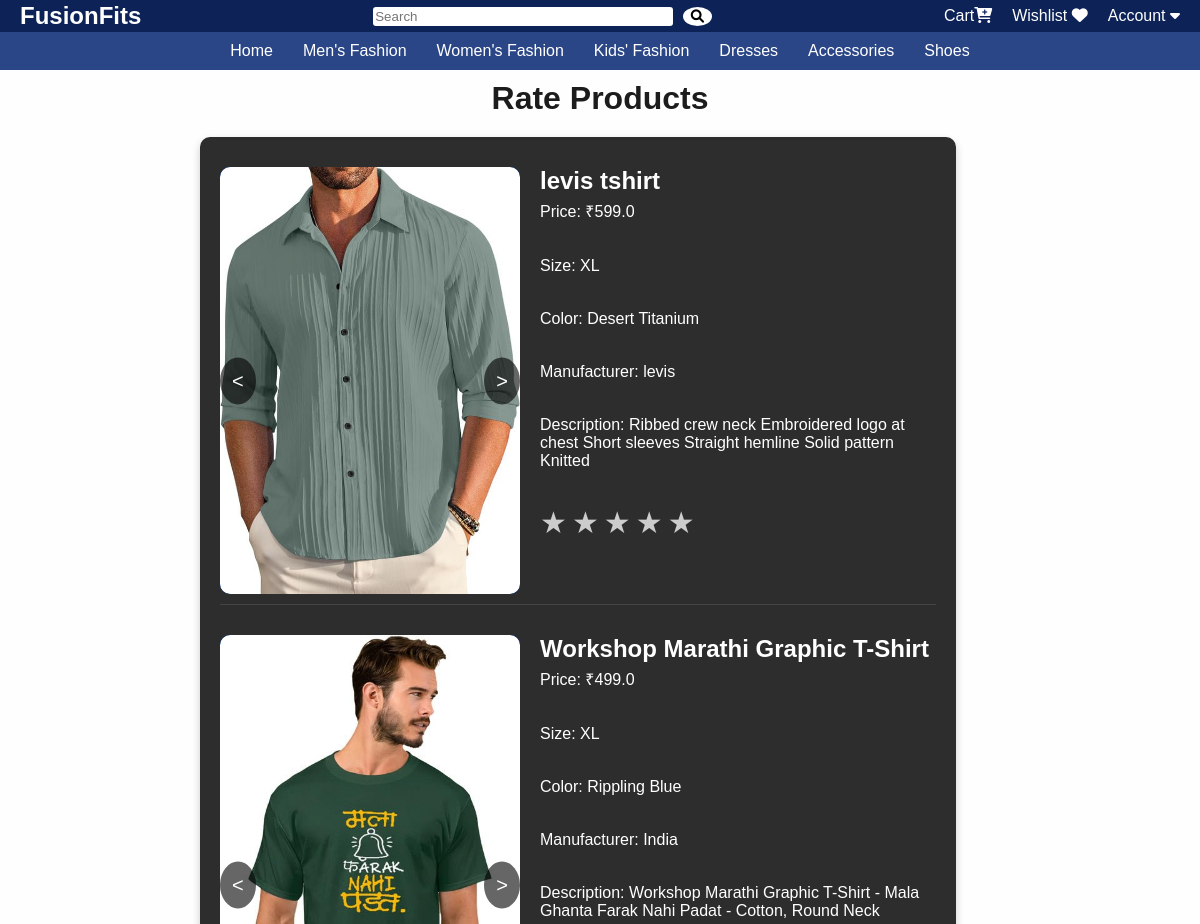
Before: /rate/1 (signed in, upper part) with the older database file.
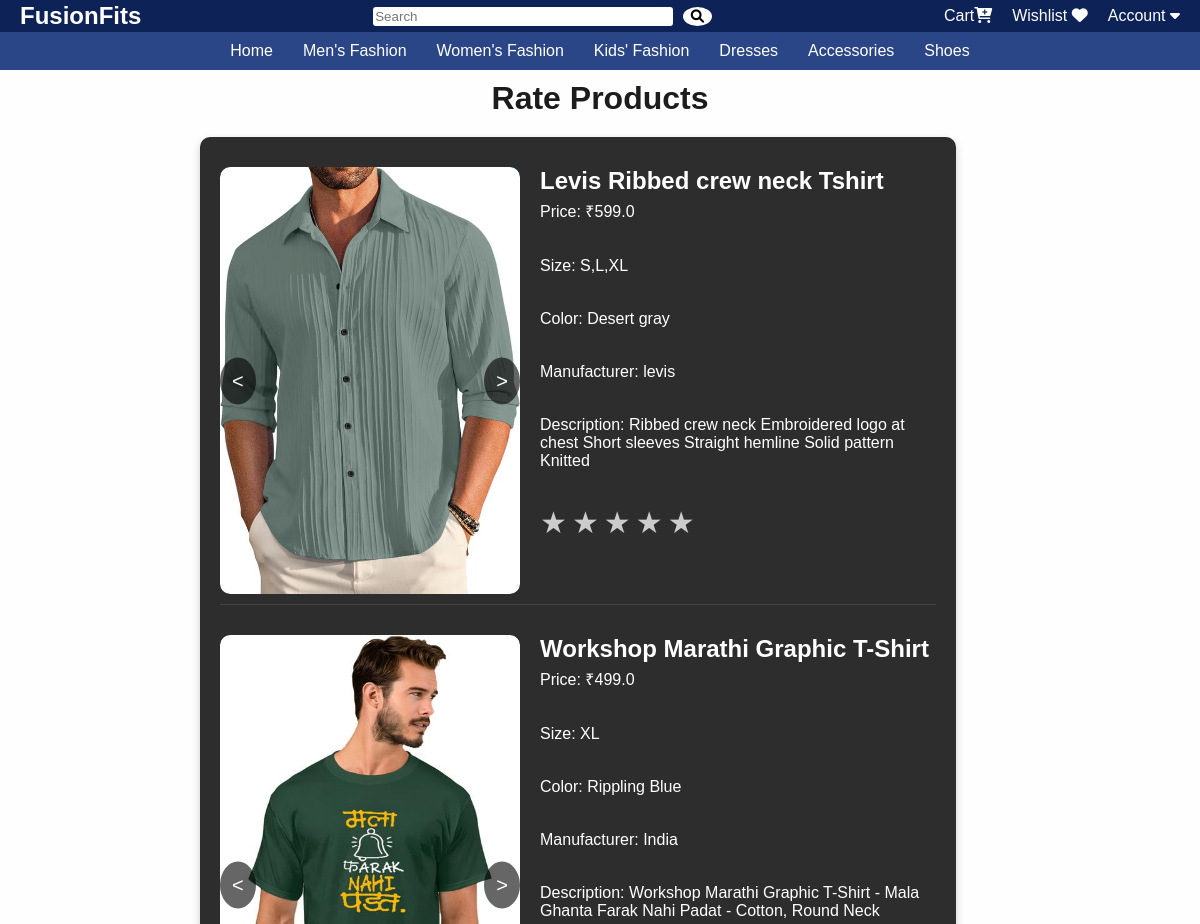
After: the same page with the newer database file.
### app/models.py (models this page shows, shortened)
class Product(db.Model):
    __tablename__ = "product"
    id = db.Column(db.Integer, primary_key=True)
    name = db.Column(db.String(100), nullable=False)
    price = db.Column(db.Float, nullable=False)
    description = db.Column(db.String(255), nullable=False)
    category = db.Column(db.String(100), nullable=False)
    quantity = db.Column(db.Integer, nullable=False)
    manufacturer = db.Column(db.String(100), nullable=True)
    country_of_origin = db.Column(db.String(50), nullable=True)
    avg_rating = db.Column(db.Float, nullable=True)
    discount = db.Column(db.Float, default=0.0, nullable=True)
    size = db.Column(db.String(20))  # Ensure this line exists
    colour = db.Column(db.String(20), nullable=True)
    gender = db.Column(db.String(10), nullable=True)  # New field for gender
    images = db.relationship("ProductImage", backref="product", lazy=True)
    ratings = relationship("Rating", back_populates="product")

### app/rating.py (the view)
@rating.route("/<int:order_id>", methods=["GET"])
@login_required
def rate_order(order_id):
    order = db.session.get(OrderDetails, order_id)
    if not order:
        flash("Order not found", "error")
        return redirect(url_for("main.home"))
    if order.user_id != current_user.id:
        flash("You are not authorized to rate this order", "error")
        return redirect(url_for("main.home"))
    products = order.products
    return render_template("rating.html", products=products, order_id=order_id)

### app/templates/rating.html (shortened to what this page needs)
<!DOCTYPE html>
<html lang="en">
    <head>
        <link rel="stylesheet" href="{{ url_for('static', filename='product_details.css') }}">
        <link rel="stylesheet" href="{{ url_for('static', filename='rating.css') }}">
    </head>
    {% extends 'home.html' %}
    {% block content %}
    <div>
        <h1>Rate Products</h1>
        <div class="rating-container">
            {% for product in products %}
            <div class="product-container">
                <div class="product-image">
                    <div class="image-slider">
                        {% for image in product.images %}
                        <img src="{{ url_for('static', filename=image.image_url) }}" alt="{{ product.name }}"
                            class="{% if loop.first %}active{% endif %}">
                        {% endfor %}
                        <div class="controls">
                            <button id="prev-btn">&lt;</button>
                            <button id="next-btn">&gt;</button>
                        </div>
                    </div>
                </div>
                <div class="product-info-box">
                    <h2>{{ product.name }}</h2>
                    <p>Price: ₹{{ product.price }}</p>
                    <p>Size: {{ product.size }}</p>
                    <p>Color: {{ product.colour }}</p>
                    <p>Manufacturer: {{ product.manufacturer }}</p>
                    <p>Description: {{ product.description }}</p>
                    <div class="stars" data-product-id="{{ product.id }}">
                        <label for="star5-{{ product.id }}">&#9733;</label>
                        <label for="star4-{{ product.id }}">&#9733;</label>
                        <label for="star3-{{ product.id }}">&#9733;</label>
                        <label for="star2-{{ product.id }}">&#9733;</label>
                        <label for="star1-{{ product.id }}">&#9733;</label>
                    </div>
                </div>
            </div>
            {% endfor %}
        </div>
    </div>
    {% endblock %}

Changed rows visible on the page:
changed Product "levis": name "levis tshirt" → "Levis Ribbed crew neck Tshirt"; size "XL" → "S,L,XL"; colour "Desert Titanium" → "Desert gray"
